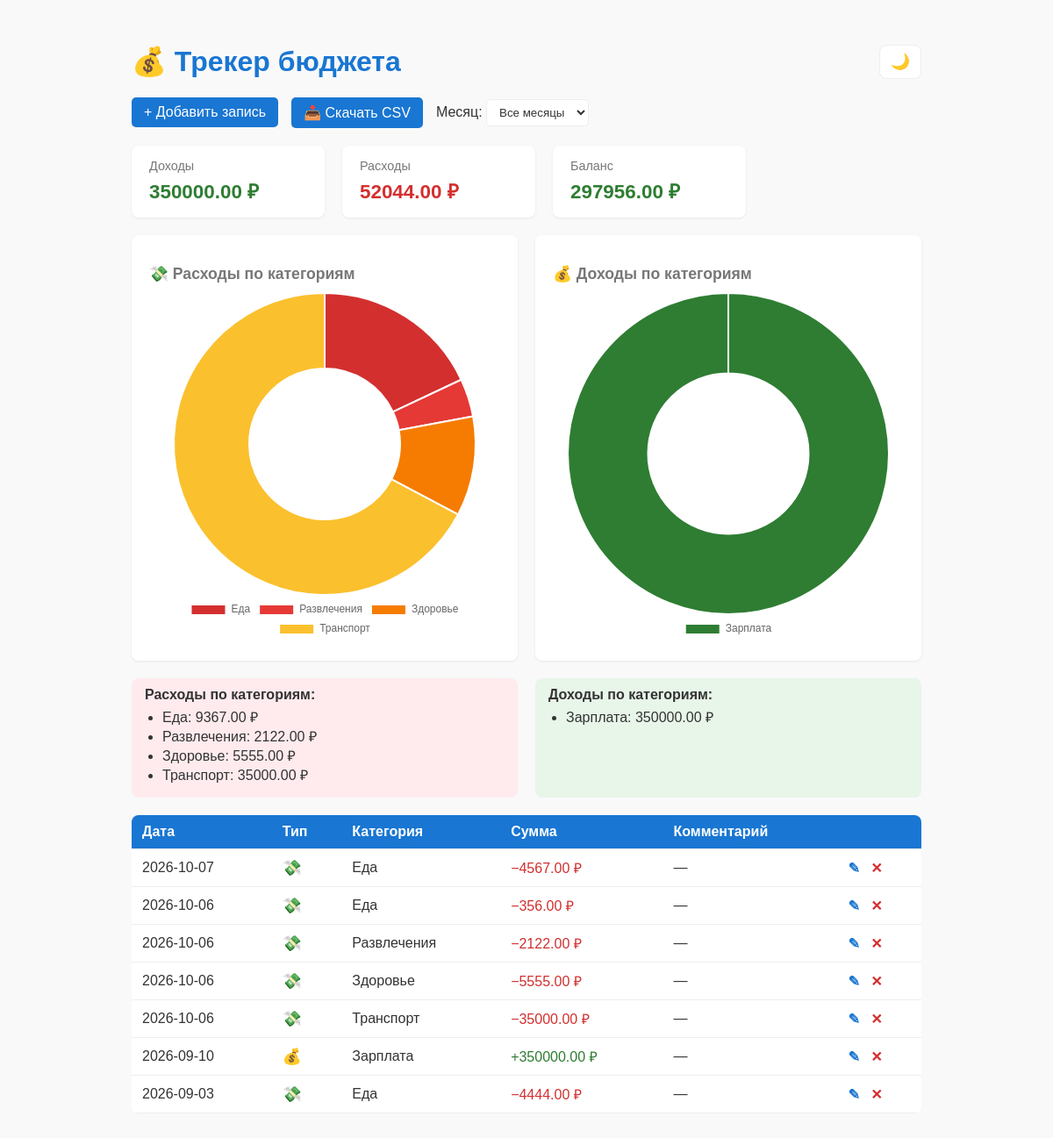
The page / on the database its author committed.
### tables this page shows
CREATE TABLE expenses (
            id INTEGER PRIMARY KEY AUTOINCREMENT,
            amount REAL NOT NULL,
            category TEXT NOT NULL,
            comment TEXT,
            date TEXT NOT NULL
        , type TEXT NOT NULL DEFAULT 'expense');

### app.py (the view)
@app.route("/")
def index():
    selected_month = request.args.get("month", "")
    conn = get_db()
    if selected_month:
        expenses = conn.execute(
            "SELECT * FROM expenses WHERE substr(date, 1, 7) = ? ORDER BY date DESC",
            (selected_month,)
        ).fetchall()
    else:
        expenses = conn.execute("SELECT * FROM expenses ORDER BY date DESC").fetchall()
    months = conn.execute(
        "SELECT DISTINCT substr(date, 1, 7) AS month FROM expenses ORDER BY month DESC"
    ).fetchall()
    conn.close()
    total_income = sum(e["amount"] for e in expenses if e["type"] == "income")
    total_expense = sum(e["amount"] for e in expenses if e["type"] == "expense")
    balance = total_income - total_expense
    expense_categories = {}
    income_categories = {}
    for e in expenses:
        if e["type"] == "expense":
            expense_categories[e["category"]] = expense_categories.get(e["category"], 0) + e["amount"]
        else:
            income_categories[e["category"]] = income_categories.get(e["category"], 0) + e["amount"]
    return render_template(
        "index.html",
        expenses=expenses,
        total_income=total_income,
        total_expense=total_expense,
        balance=balance,
        expense_categories=expense_categories,
        income_categories=income_categories,
        months=months,
        selected_month=selected_month,
        expense_labels=list(expense_categories.keys()),
        expense_values=[round(v, 2) for v in expense_categories.values()],
        income_labels=list(income_categories.keys()),
        income_values=[round(v, 2) for v in income_categories.values()],
    )

### app.py (called while the page is built)
def get_db():
    conn = sqlite3.connect(DB_NAME)
    conn.row_factory = sqlite3.Row
    return conn

### templates/index.html (shortened to what this page needs)
<!DOCTYPE html>
<html lang="ru">
<head>
</head>
<body>
    <div class="header-row">
        <h1>💰 Трекер бюджета</h1>
        <button class="theme-toggle" id="themeToggle" onclick="toggleTheme()">🌙</button>
    </div>
    <div class="top-bar">
        <a href="/add" class="btn">+ Добавить запись</a>
        <a href="/export{% if selected_month %}?month={{ selected_month }}{% endif %}" class="btn btn-csv">
    📥 Скачать CSV
</a>
        <form method="get" action="/" style="margin: 0;">
            <label for="month">Месяц:</label>
            <select name="month" id="month" onchange="this.form.submit()">
                <option value="">Все месяцы</option>
            </select>
        </form>
    </div>
    <div class="summary">
        <div class="card">
            <div class="label">Доходы</div>
            <div class="value income">{{ "%.2f"|format(total_income) }} ₽</div>
        </div>
        <div class="card">
            <div class="label">Расходы</div>
            <div class="value expense">{{ "%.2f"|format(total_expense) }} ₽</div>
        </div>
        <div class="card">
            <div class="label">Баланс</div>
            <div class="value {% if balance >= 0 %}balance-pos{% else %}balance-neg{% endif %}">
                {{ "%.2f"|format(balance) }} ₽
            </div>
        </div>
    </div>
    {% if expense_labels or income_labels %}
    <div class="charts">
        {% if expense_labels %}
        <div class="chart-box">
            <h2>💸 Расходы по категориям</h2>
            <canvas id="expenseChart"></canvas>
        </div>
        {% endif %}
        {% if income_labels %}
        <div class="chart-box">
            <h2>💰 Доходы по категориям</h2>
            <canvas id="incomeChart"></canvas>
        </div>
        {% endif %}
    </div>
    {% endif %}
    <div class="categories-row">
        {% if expense_categories %}
        <div class="categories expense-box">
            <strong>Расходы по категориям:</strong>
            <ul>
                {% for cat, sum in expense_categories.items() %}
                    <li>{{ cat }}: {{ "%.2f"|format(sum) }} ₽</li>
                {% endfor %}
            </ul>
        </div>
        {% endif %}
        {% if income_categories %}
        <div class="categories income-box">
            <strong>Доходы по категориям:</strong>
            <ul>
                {% for cat, sum in income_categories.items() %}
                    <li>{{ cat }}: {{ "%.2f"|format(sum) }} ₽</li>
                {% endfor %}
            </ul>
        </div>
        {% endif %}
    </div>
    {% if expenses %}
    <table>
        <tr>
            <th>Дата</th>
            <th>Тип</th>
            <th>Категория</th>
            <th>Сумма</th>
            <th>Комментарий</th>
            <th></th>
        </tr>
        {% for e in expenses %}
        <tr>
            <td>{{ e.date }}</td>
            <td class="type-icon">
                {% if e.type == "income" %}💰{% else %}💸{% endif %}
            </td>
            <td>{{ e.category }}</td>
            <td class="{% if e.type == 'income' %}income{% else %}expense{% endif %}">
                {% if e.type == "income" %}+{% else %}−{% endif %}{{ "%.2f"|format(e.amount) }} ₽
            </td>
            <td>{{ e.comment or "—" }}</td>
            <td>
                <a href="/edit/{{ e.id }}" class="edit">✎</a>
                <a href="/delete/{{ e.id }}" class="delete"
                   onclick="return confirm('Удалить?')">✕</a>
            </td>
        </tr>
        {% endfor %}
    </table>
    {% else %}
    <p>Пока нет записей. Добавь первую!</p>
    {% endif %}
    {% if expense_labels %}
    <script>
        new Chart(document.getElementById('expenseChart'), {
            type: 'doughnut',
            data: {
                labels: {{ expense_labels | tojson }},
                datasets: [{
                    data: {{ expense_values | tojson }},
                    backgroundColor: [
                        '#d32f2f', '#e53935', '#f57c00', '#fbc02d',
                        '#c2185b', '#e91e63', '#ff7043', '#8e24aa'
                    ],
                }]
            },
            options: { responsive: true, plugins: { legend: { position: 'bottom' } } }
        });
    </script>
    {% endif %}
    {% if income_labels %}
    <script>
        new Chart(document.getElementById('incomeChart'), {
            type: 'doughnut',
            data: {
                labels: {{ income_labels | tojson }},
                datasets: [{
                    data: {{ income_values | tojson }},
                    backgroundColor: [
                        '#2e7d32', '#388e3c', '#43a047', '#66bb6a',
                        '#00897b', '#00acc1', '#7cb342', '#558b2f'
                    ],
                }]
            },
            options: { responsive: true, plugins: { legend: { position: 'bottom' } } }
        });
    </script>
    {% endif %}
</body>
</html>

### templates/index.html (style rules this page uses)
:root { --bg: #f9f9f9; --text: #333; --card-bg: #ffffff; --card-shadow: rgba(0,0,0,0.08); --heading: #1976d2; --muted: #777; --table-border: #eee; --table-hover: #f1f1f1; --th-bg: #1976d2; --th-text: #ffffff; --expense-box-bg: #ffebee; --income-box-bg: #e8f5e9; }
* { transition: background 0.2s, color 0.2s; }
body { font-family: Arial, sans-serif; max-width: 900px; margin: 30px auto; padding: 0 15px; background: var(--bg); color: var(--text); }
h1 { color: var(--heading); }
h2 { font-size: 1.1em; color: var(--muted); margin-bottom: 10px; }
.header-row { display: flex; justify-content: space-between; align-items: center; }
.theme-toggle { background: var(--card-bg); border: 1px solid var(--table-border); color: var(--text); padding: 8px 12px; border-radius: 8px; cursor: pointer; font-size: 1.1em; }
.top-bar { display: flex; align-items: center; gap: 15px; flex-wrap: wrap; margin-bottom: 15px; }
.btn { display: inline-block; padding: 8px 14px; background: var(--th-bg); color: white; text-decoration: none; border-radius: 5px; }
.summary { display: flex; gap: 20px; flex-wrap: wrap; margin: 20px 0; }
.card { background: var(--card-bg); padding: 15px 20px; border-radius: 8px; min-width: 180px; box-shadow: 0 1px 3px var(--card-shadow); }
.card .label { font-size: 0.9em; color: var(--muted); }
.card .value { font-size: 1.4em; font-weight: bold; margin-top: 5px; }
.income { color: #2e7d32; }
.expense { color: #d32f2f; }
.balance-pos { color: #2e7d32; }
.charts { display: flex; gap: 20px; flex-wrap: wrap; margin-bottom: 20px; }
.chart-box { background: var(--card-bg); padding: 20px; border-radius: 8px; flex: 1; min-width: 300px; box-shadow: 0 1px 3px var(--card-shadow); }
.categories-row { display: flex; gap: 20px; flex-wrap: wrap; margin-bottom: 20px; }
.categories { padding: 10px 15px; border-radius: 8px; flex: 1; min-width: 250px; }
.categories.expense-box { background: var(--expense-box-bg); }
.categories.income-box { background: var(--income-box-bg); }
.categories ul { margin: 5px 0; padding-left: 20px; }
table { width: 100%; border-collapse: collapse; background: var(--card-bg); border-radius: 8px; overflow: hidden; }
th, td { padding: 10px 12px; border-bottom: 1px solid var(--table-border); text-align: left; }
th { background: var(--th-bg); color: var(--th-text); }
.delete { color: #d32f2f; text-decoration: none; font-weight: bold; }
.edit { color: var(--heading); text-decoration: none; font-weight: bold; margin-right: 8px; }
select { padding: 6px 10px; border-radius: 5px; border: 1px solid var(--table-border); background: var(--card-bg); color: var(--text); }
.type-icon { font-size: 1.1em; }

### rows shown on the page
expenses: category "Еда", sum "9367.00", date "2026-10-07", amount "4567.00", comment "—"
expenses: category "Развлечения", amount "2122.00", date "2026-10-06", comment "—"
expenses: category "Здоровье", amount "5555.00", date "2026-10-06", comment "—"
expenses: category "Транспорт", amount "35000.00", date "2026-10-06", comment "—"
expenses: category "Зарплата", amount "350000.00", date "2026-09-10", comment "—"
expenses: date "2026-10-06", category "Еда", amount "356.00", comment "—"
expenses: date "2026-09-03", category "Еда", amount "4444.00", comment "—"

### other values the page prints
{{ "%.2f"|format(total_income) }} "350000.00"
{{ "%.2f"|format(total_expense) }} "52044.00"
{{ "%.2f"|format(balance) }} "297956.00"
chart data {{ expense_values | tojson }} [9367.0, 2122.0, 5555.0, 35000.0]
